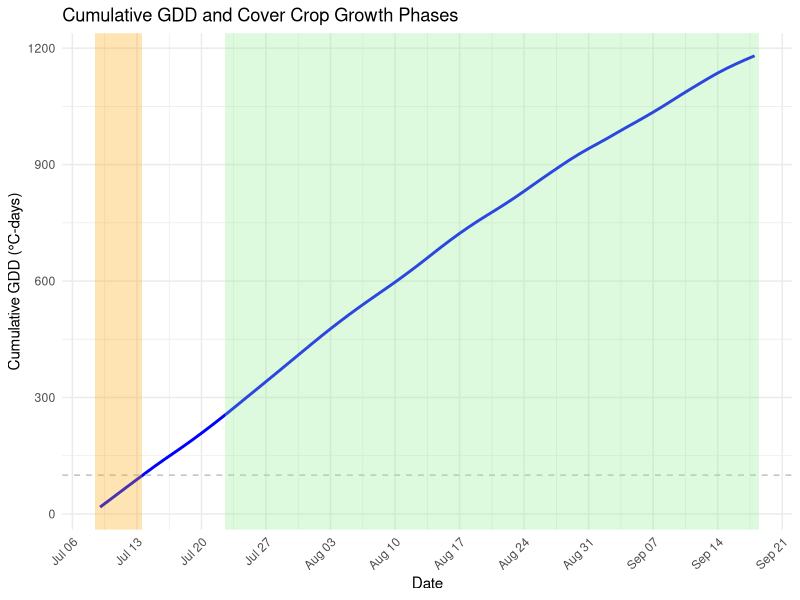
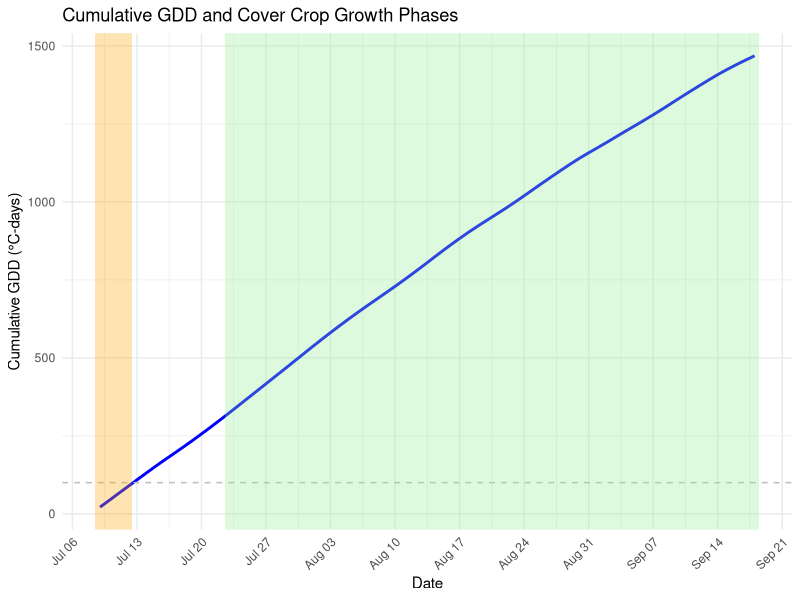

Reproduce these figures in R, in order.
# Load necessary packages
library(dplyr)
library(lubridate)
library(ggplot2)

# Sample data: replace this with your actual data loading method
data_text <- "
date,crop_type,air_temp_7d_smooth,air_temp_10d_smooth,ndvi_7d_smooth,soil_temp_7d_smooth,ndvi_slope
7/9/20,cover crop,22.55864652,21.65115441,0.539769016,21.21599592,0.009099978
7/10/20,cover crop,22.76004903,22.1380023,0.54854211,21.45507936,0.008750448
7/11/20,cover crop,22.8967173,22.59259801,0.556865651,21.66207229,0.008199135
7/12/20,cover crop,22.86827687,22.62718013,0.56455533,21.75674786,0.007459579
7/13/20,cover crop,22.74847812,22.72211944,0.571460071,21.7630206,0.006565615
7/14/20,cover crop,22.70002602,22.60430659,0.577463539,21.75498284,0.005564196
7/15/20,cover crop,22.44395558,22.3986117,0.582484138,21.64776712,0.00450671
7/16/20,cover crop,21.78835331,22.10767571,0.586475015,21.30901767,0.003440291
7/17/20,cover crop,21.30585412,21.94210108,0.589424054,20.86535108,0.002399136
7/18/20,cover crop,21.4629295,22.07130582,0.591352494,20.76381095,0.001397208
7/19/20,cover crop,21.98202517,22.22354519,0.592299186,20.9591052,0.000436
7/20/20,cover crop,22.55555682,22.5789749,0.592304487,21.40018801,-0.000486
7/21/20,cover crop,23.02852795,22.69657404,0.591408755,21.79844295,-0.001366
7/22/20,cover crop,23.44931587,22.805339,0.589652349,22.16264853,-0.002207
7/23/20,cover crop,23.84442373,22.87483764,0.587075626,22.49165634,-0.003007
7/24/20,cover crop,24.38360569,23.12060685,0.583718947,22.92945543,-0.003767
7/25/20,cover crop,24.44330529,23.47085061,0.579622667,23.14795327,-0.004486
7/26/20,cover crop,24.27688261,23.96551569,0.574827146,23.18357928,-0.005165
7/27/20,cover crop,24.42152358,24.75994352,0.569373399,23.22049052,-0.005804
7/28/20,cover crop,24.48746044,24.81374569,0.56331054,23.31735652,-0.006394
7/29/20,cover crop,24.55886167,24.60912455,0.556703398,23.34153373,-0.006922
7/30/20,cover crop,24.63182709,24.32822682,0.549633231,23.39740223,-0.007364
7/31/20,cover crop,24.64111481,24.24941765,0.542197726,23.48868147,-0.007697
8/1/20,cover crop,24.59952527,24.27599719,0.534510998,23.56260418,-0.007897
8/2/20,cover crop,24.33113369,24.30621266,0.526703588,23.4715326,-0.007950
8/3/20,cover crop,23.92388217,24.43813705,0.518921812,23.25748345,-0.007847
8/4/20,cover crop,23.32032256,24.02765778,0.511320313,22.83017151,-0.007589
8/5/20,cover crop,22.89192357,23.63965322,0.504054448,22.51970496,-0.007176
8/6/20,cover crop,22.37105147,22.89289635,0.497279572,22.12579913,-0.006607
8/7/20,cover crop,21.88545457,22.42801355,0.491151043,21.7190977,-0.005883
8/8/20,cover crop,21.51534519,22.14553566,0.485824216,21.36730281,-0.005004
8/9/20,cover crop,21.5189972,22.12723174,0.481454449,21.24909248,-0.003969
8/10/20,cover crop,21.53325817,22.26263741,0.478197097,21.20928912,-0.002779
8/11/20,cover crop,22.27580114,22.40105089,0.476207518,21.57385386,-0.001433
8/12/20,cover crop,22.68451496,22.48702011,0.475638424,21.94777835,0.000066
8/13/20,cover crop,23.18961886,22.37891204,0.476609911,22.32498787,0.001692
8/14/20,cover crop,23.64256921,22.6535862,0.479178791,22.70063485,0.003381
8/15/20,cover crop,23.61189931,22.64951868,0.483335722,22.87075036,0.005045
8/16/20,cover crop,22.96997666,22.54647937,0.489005206,22.64774016,0.006584
8/17/20,cover crop,22.26497464,22.52830146,0.496045588,22.2134527,0.007909
8/18/20,cover crop,21.46425606,22.3652885,0.504249059,21.67673258,0.008956
8/19/20,cover crop,20.64720751,21.87676733,0.513344299,21.0542207,0.009696
8/20/20,cover crop,19.90965984,21.24239321,0.523026447,20.48682638,0.010129
8/21/20,cover crop,19.72905016,20.87086051,0.532987773,20.11705976,0.010255
8/22/20,cover crop,19.98500261,20.75986004,0.542920546,20.06886151,0.010072
8/23/20,cover crop,20.65514386,20.77234686,0.552517034,20.35079089,0.009582
8/24/20,cover crop,21.3689409,20.93676165,0.561469506,20.79862151,0.008784
8/25/20,cover crop,21.77557253,21.07985975,0.569470231,21.18273059,0.007679
8/26/20,cover crop,21.61166073,20.92594619,0.576211478,21.28279102,0.006265
8/27/20,cover crop,21.34438418,20.59797988,0.581385514,21.15512951,0.004544
8/28/20,cover crop,21.12633946,20.63431889,0.584688173,21.08306437,0.002518
8/29/20,cover crop,20.66856441,20.77480987,0.585859277,20.79984454,0.000222
8/30/20,cover crop,19.70304896,20.62771924,0.584723988,20.27219874,-0.002258
8/31/20,cover crop,18.59302333,20.14154286,0.581196684,19.46905543,-0.004801
9/1/20,cover crop,17.96209867,19.66382699,0.575280962,18.80559652,-0.007274
9/2/20,cover crop,18.10273391,19.13925923,0.567069632,18.55732339,-0.009557
9/3/20,cover crop,18.73300192,18.75282259,0.55674472,18.8319431,-0.011563
9/4/20,cover crop,18.58172431,18.39862514,0.544573905,18.83475415,-0.013254
9/5/20,cover crop,18.1991641,18.38606222,0.530870091,18.63136174,-0.014629
9/6/20,cover crop,18.40507013,18.57019941,0.51595006,18.59112837,-0.015687
9/7/20,cover crop,18.83683841,18.53889213,0.500130591,18.8244547,-0.016428
9/8/20,cover crop,19.3402764,18.73402538,0.483728462,19.18231869,-0.016852
9/9/20,cover crop,19.93004568,19.29815693,0.467060455,19.6390619,-0.016959
9/10/20,cover crop,19.97978111,19.72355304,0.450443347,19.7995827,-0.016750
9/11/20,cover crop,19.65900844,19.58646197,0.43419392,19.72936905,-0.016224
9/12/20,cover crop,19.28532356,19.21387498,0.418628952,19.52907634,-0.015381
9/13/20,cover crop,19.10207352,18.82854953,0.404062547,19.37438032,-0.014224
9/14/20,cover crop,18.54646919,18.51421355,0.39077577,19.11353528,-0.012777
9/15/20,cover crop,17.27569206,18.08759495,0.37898559,18.36691299,-0.011108
9/16/20,alfalfa hay,16.28203574,17.81203286,0.368841972,17.56616818,-0.009305
9/17/20,alfalfa hay,15.68153439,17.51484022,0.360427873,16.99926214,-0.007469
9/18/20,alfalfa hay,15.11525924,16.62894996,0.353759248,16.51531411,-0.005690
"

# Read data
df <- read.csv(text = data_text, stringsAsFactors = FALSE)

# Convert date column to Date type
df$date <- mdy(df$date)

# Define barley harvest date
harvest_date <- as.Date("2020-07-09")

# Calculate days since barley harvest
df$days_since_harvest <- as.numeric(difftime(df$date, harvest_date, units = "days"))

# Set base temperature for GDD calculation (5°C typical for alfalfa; 10C typical for orchardgrass)
T_base_a <- 5
T_base_o <- 1

# Calculate daily GDD (using air_temp_7d_smooth as mean temp proxy, one for each base temp)
df$daily_gdd_a <- pmax(0, df$air_temp_7d_smooth - T_base_a)
df$daily_gdd_o <- pmax(0, df$air_temp_7d_smooth - T_base_o)

# Calculate cumulative GDD starting from barley harvest date
df <- df %>%
  arrange(date) %>%
  mutate(cumulative_gdd_a = ifelse(days_since_harvest >= 0, cumsum(daily_gdd_a * (days_since_harvest >= 0)), 0),
         cumulative_gdd_o = ifelse(days_since_harvest >= 0, cumsum(daily_gdd_o * (days_since_harvest >= 0)), 0)
         )

# Classify growth phase
df$growth_phase_a <- with(df, ifelse(days_since_harvest < 0, "Pre-Harvest",
                                   ifelse(days_since_harvest < 14 & cumulative_gdd_a < 100, "Establishment",
                                          ifelse(days_since_harvest >= 14 & cumulative_gdd_a >= 100 & soil_temp_7d_smooth >= 15, "Vegetative Growth",
                                                 "Transition / Uncertain"))))
df$growth_phase_o <- with(df, ifelse(days_since_harvest < 0, "Pre-Harvest",
                                     ifelse(days_since_harvest < 14 & cumulative_gdd_o < 100, "Establishment",
                                            ifelse(days_since_harvest >= 14 & cumulative_gdd_o >= 100 & soil_temp_7d_smooth >= 15, "Vegetative Growth",
                                                   "Transition / Uncertain"))))

# View results
print(df[, c("date", "days_since_harvest", "daily_gdd_a", "daily_gdd_o", "cumulative_gdd_a", 
             "cumulative_gdd_o", "soil_temp_7d_smooth", "growth_phase_a", "growth_phase_o")])

# Plot cumulative GDD with growth phases shaded (alfalfa)
ggplot(df, aes(x = date)) +
  geom_line(aes(y = cumulative_gdd_a), color = "blue", size = 1) +
  geom_hline(yintercept = 100, linetype = "dashed", color = "gray") +
  geom_rect(data = subset(df, growth_phase_a == "Pre-Harvest"),
            aes(xmin = date - 0.5, xmax = date + 0.5, ymin = -Inf, ymax = Inf),
            fill = "lightgray", alpha = 0.3) +
  geom_rect(data = subset(df, growth_phase_a == "Establishment"),
            aes(xmin = date - 0.5, xmax = date + 0.5, ymin = -Inf, ymax = Inf),
            fill = "orange", alpha = 0.3) +
  geom_rect(data = subset(df, growth_phase_a == "Vegetative Growth"),
            aes(xmin = date - 0.5, xmax = date + 0.5, ymin = -Inf, ymax = Inf),
            fill = "lightgreen", alpha = 0.3) +
  labs(title = "Cumulative GDD and Cover Crop Growth Phases",
       y = "Cumulative GDD (°C-days)",
       x = "Date") +
  theme_minimal() +
  scale_x_date(date_breaks = "1 week", date_labels = "%b %d") +
  theme(axis.text.x = element_text(angle = 45, hjust = 1))

# Plot cumulative GDD with growth phases shaded (orchardgrass)
ggplot(df, aes(x = date)) +
  geom_line(aes(y = cumulative_gdd_o), color = "blue", size = 1) +
  geom_hline(yintercept = 100, linetype = "dashed", color = "gray") +
  geom_rect(data = subset(df, growth_phase_o == "Pre-Harvest"),
            aes(xmin = date - 0.5, xmax = date + 0.5, ymin = -Inf, ymax = Inf),
            fill = "lightgray", alpha = 0.3) +
  geom_rect(data = subset(df, growth_phase_o == "Establishment"),
            aes(xmin = date - 0.5, xmax = date + 0.5, ymin = -Inf, ymax = Inf),
            fill = "orange", alpha = 0.3) +
  geom_rect(data = subset(df, growth_phase_o == "Vegetative Growth"),
            aes(xmin = date - 0.5, xmax = date + 0.5, ymin = -Inf, ymax = Inf),
            fill = "lightgreen", alpha = 0.3) +
  labs(title = "Cumulative GDD and Cover Crop Growth Phases",
       y = "Cumulative GDD (°C-days)",
       x = "Date") +
  theme_minimal() +
  scale_x_date(date_breaks = "1 week", date_labels = "%b %d") +
  theme(axis.text.x = element_text(angle = 45, hjust = 1))
